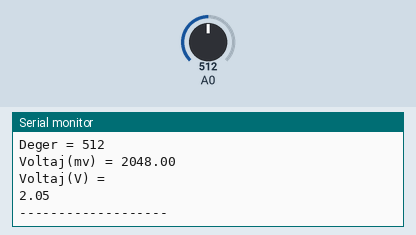
This sketch was run on a simulated Arduino Uno, built with avr-gcc and run on an emulated ATmega328P. On the bench: the last lines printed to the serial monitor. The test bench sets the inputs (shaded band); at power-on: A0 = 512.

Above: at 1.3 s.
1.4 s: A0 set to 716
At 1.87 s:
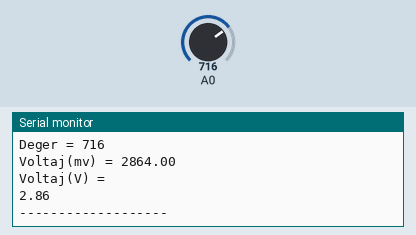
2.9 s: A0 set to 900
At 3.41 s:
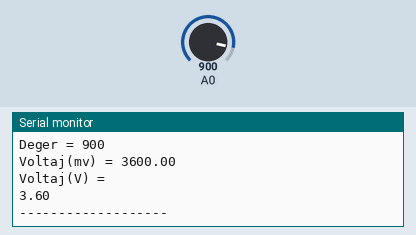
Timing chart, 0 to 5.9 s (numbered marks = the images above; inputs shaded):
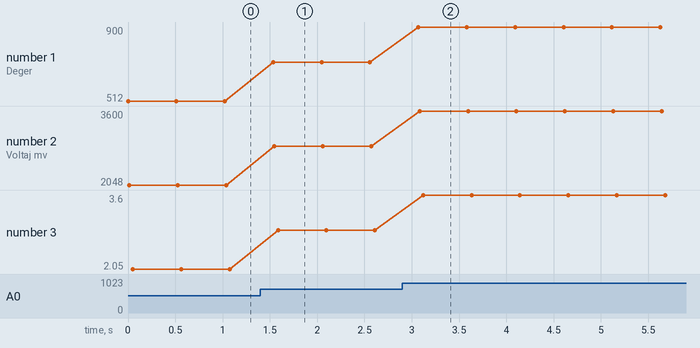

Measured:
- after the input at 1.4 s, the serial monitor: prints a new line after 0.14 s (image 1)
- after the input at 2.9 s, the serial monitor: prints a new line after 0.17 s (image 2)
- plotted number 1: 512 → 716 after the input at 1.4 s, 716 → 900 after the input at 2.9 s
- plotted number 2: 2048 → 2864 after the input at 1.4 s, 2864 → 3600 after the input at 2.9 s
- plotted number 3: 2.05 → 2.86 after the input at 1.4 s, 2.86 → 3.6 after the input at 2.9 s

The sketch:

ReadVoltageWithPotentiometer.ino
```cpp
int deger = 0;
float voltaj = 0.0;
float voltaj2 = 0.0;
void setup() {
  pinMode(A0,INPUT);
  Serial.begin(9600);

}

void loop() {
  deger = analogRead(A0);
  voltaj = deger * (5000/1023);
  voltaj2 = voltaj /1000;

  Serial.print("Deger = ");
  Serial.println(deger);

  Serial.print("Voltaj(mv) = ");
  Serial.println(voltaj);
  Serial.println("Voltaj(V) = ");
  Serial.println(voltaj2);
  Serial.println("-------------------");

  delay(500);

}
```
